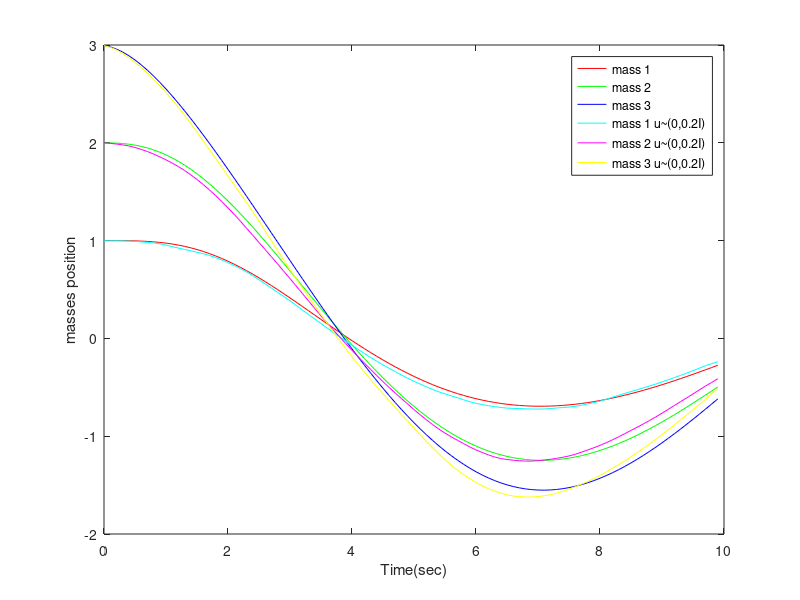

Source code (MATLAB): (Note: this script raises an error after producing the figure.)

clc;
clear;
%----------------------------problem 2-------------------------------------
A_c = [0 0 0 1 0 0; 0 0 0 0 1 0; 0 0 0 0 0 1; -2 1 0 -1.6 0.8 0; 1 -2 1 0.8 -1.6 0.8; 0 1 -1 0 0.8 -0.8];
B_c = [0 0 0; 0 0 0; 0 0 0; 1 0 0; 0 1 0; 0 0 1];
C_c = [0 1 0 0 0 0 ;0 0 0 1 0 0 ; 0 0 0 0 0 1];

dT = 0.1;

A_d = expm(A_c * dT);
B_d = (expm(A_c * dT) - eye(6))*inv(A_c)*B_c;

sigma_u = [0.2 0;0 0.2];
sigma_v = [0.1 0;0 0.1];
%-------------------discrete time system simulation------------------------
x0 =[1 2 3 0 0 0]';
x_k = x0;
x_k1 = x_k;
u=[0 0 0]';
n=0;
xp = zeros(6,100);
xp(:,1) = x_k;
while(n<100)
x_k = x_k1;
x_k1 = A_d * x_k + B_d*u;
xp(:,n+1) = x_k1;
n=n+1;
end
x2_k = x0;
x2_k1 = x2_k;
n2=0;
xp2 = zeros(6,100);
xp2(:,1) = x2_k;
while(n2<100)
x2_k = x2_k1;
urand = normrnd(0,0.2*eye(3));
uk=[urand(1,1);urand(2,2);urand(3,3)];
x2_k1 = A_d * x2_k + B_d*uk;
xp2(:,n2+1) = x2_k1;
n2=n2+1;
end
t=0:0.1:10-0.1;
h1 = plot(t, xp(1,:), 'r', t, xp(2,:),'g',t, xp(3,:), 'b', t, xp2(1,:), 'c', t, xp2(2,:),'m', t, xp2(3,:),'y');
%h1 = plot(t, xp(1,:), '-', t, xp(2,:),'-.');
xlabel('Time(sec)');
ylabel('masses position');
legend('mass 1','mass 2','mass 3','mass 1 u~(0,0.2I)','mass 2 u~(0,0.2I)','mass 3 u~(0,0.2I)');
%-----------------------continous system simulation------------------------
x0 = [1 2 3 0 0 0]' ;
t0 = 0: 0.1: 10;
zz = my_rk4(@spring_sys,t0,x0);
zz2 = my_rk4(@spring_sys2,t0,x0);
figure
h2 = plot(t0,zz(1,:),'r',t0,zz(2,:),'g',t0,zz(3,:),'b',t0,zz2(1,:),'c',t0,zz2(2,:),'m',t0,zz2(3,:),'y' );

xlabel('Time(sec)');
ylabel('masses position');
legend('mass 1','mass 2','mass 3','mass 1 u~(0,0.2I)','mass 2 u~(0,0.2I)','mass 3 u~(0,0.2I)');
% system model with u=[0 0]'
function dx= spring_sys(t,x)
u=[0 0 0]' ;
dx=[1 2 3 0 0 0]';
A_c = [0 0 0 1 0 0; 0 0 0 0 1 0; 0 0 0 0 0 1; -2 1 0 -1.6 0.8 0; 1 -2 1 0.8 -1.6 0.8; 0 1 -1 0 0.8 -0.8];
B_c = [0 0 0; 0 0 0; 0 0 0; 1 0 0; 0 1 0; 0 0 1];
dx = A_c * x +B_c *u;
end
% system model with u ~ N(0, 0.2*eye(2))
function dx= spring_sys2(t,x)
urand = normrnd(0,0.2*eye(3));
u=[urand(1,1);urand(2,2);urand(3,3)];
dx=[1 2 3 0 0 0]';
A_c = [0 0 0 1 0 0; 0 0 0 0 1 0; 0 0 0 0 0 1; -2 1 0 -1.6 0.8 0; 1 -2 1 0.8 -1.6 0.8; 0 1 -1 0 0.8 -0.8];
B_c = [0 0 0; 0 0 0; 0 0 0; 1 0 0; 0 1 0; 0 0 1];
dx = A_c * x +B_c *u;
end
function YY = my_rk4(f,t0,x0)
dt = t0(2)-t0(1);
YY = zeros(length(x0),length(t0));
xn = x0;
YY(:,1)= xn;
dx1 = f(dt, xn)*dt;
xh1 = xn + dx1/2;
dx2 = f(dt, xh1)*dt;
xh2 = xn + dx2/2;
dx3 = f(dt, xh2)*dt;
xh3 = xn + dx3;
dx4 = f(dt, xh3)*dt;
xn1 = xn+(dx1+2*dx2+2*dx3+dx4)/6;
flag = 1;
while(flag<length(t0))
xn = xn1;
YY(:,flag+1) = xn;
dx1 = f(dt, xn)*dt;
xh1 = xn + dx1/2;
dx2 = f(dt,xh1)*dt;
xh2 = xn + dx2/2;
dx3 = f(dt,xh2)*dt;
xh3 = xn + dx3;
dx4 = f(dt,xh3)*dt;
xn1 = xn +(dx1+2*dx2+2*dx3+dx4)/6;
flag = flag +1;
end
end
